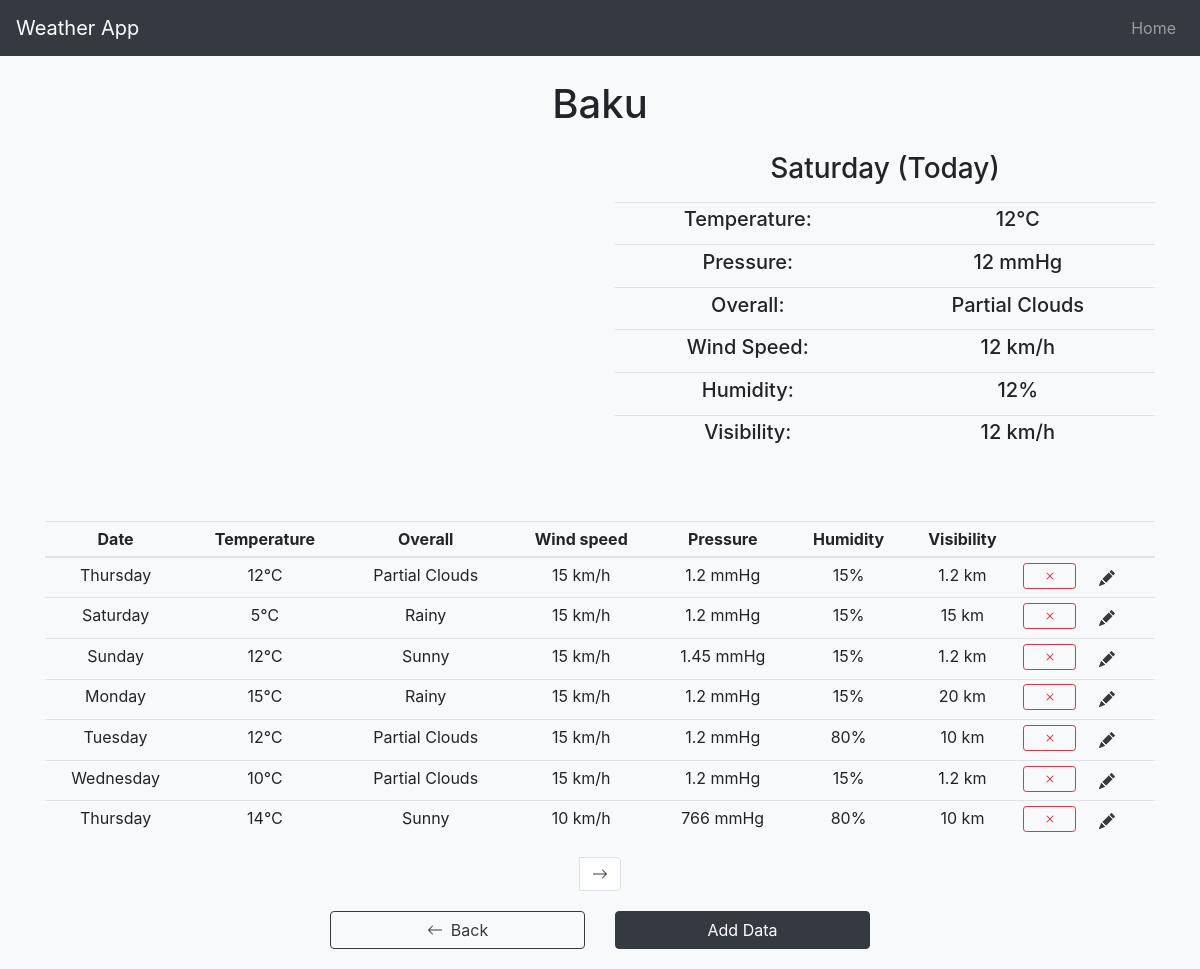
Screenshot of /detail.php?city=Baku with the database file from the repository.
### tables this page shows
CREATE TABLE `weather` (
  `weather_id` int NOT NULL,
  `temperature` int NOT NULL,
  `wind_speed` int NOT NULL,
  `pressure` float NOT NULL,
  `humidity` int NOT NULL,
  `visibility` float NOT NULL,
  `dates` date NOT NULL,
  `cityId` int NOT NULL,
  `overallId` int NOT NULL,
  `isValid` int NOT NULL DEFAULT '1'
);

CREATE TABLE `overall` (
  `overallId` int NOT NULL,
  `overall` varchar(50) NOT NULL,
  `isValid` int NOT NULL DEFAULT '1'
);

### src/dbRequests/fetchItem.php (called while the page is built, shortened)
<?php
    include_once "db.connect.php";
    $city = ucfirst($_GET['city']);
    $listQuery = "SELECT * FROM weather JOIN city USING (cityId) JOIN overall USING (overallId) WHERE city.city = :city AND weather.isValid=1 ORDER BY weather.dates";
    $listStmt = $conn->prepare($listQuery);
    $listStmt->bindParam(":city",$city,PDO::PARAM_STR);
    $listStmt->execute();
    $weatherList = array();
    foreach ($listStmt->fetchAll() as $var){
        $weather = new WeatherItem($var);
        $weatherList[$var['weather_id']] = $weather;
    }
    $today = date('Y-m-d');
    $singleWeatherQuery = "SELECT * FROM weather JOIN overall USING (overallId) JOIN city USING (cityId) WHERE weather.dates = :dates AND city.city = :city";
    $singleStmt = $conn->prepare($singleWeatherQuery);
    $singleStmt->bindParam(":dates",$today,PDO::PARAM_STR);
    $singleStmt->bindParam(":city",$city,PDO::PARAM_STR);
    $singleStmt->execute();
    $singleWeather = new WeatherItem($singleStmt->fetchAll()[0]);
    class WeatherItem{
        public function __construct($row)
        {
            $this->temperature = $row['temperature'];
            $this->wind_speed = $row['wind_speed'];
            $this->pressure = $row['pressure'];
            $this->humidity = $row['humidity'];
            $this->visibility = $row['visibility'];
            $this->date = $row['dates'];
            $this->overall = $row['overall'];
            $this->overallId = $row['overallId'];
        }
    }
?>

### src/detail.php (the view, shortened to what this page needs)
<?php
    include_once "./dbRequests/fetchItem.php";
?>
<!DOCTYPE html>
<html lang="en">
<head>
   <link rel="stylesheet" href="./assets/style.css">
</head>
<body class="bg-light">
     <?php include_once "./components/nav.php" ?>
     <main class="container">
         <h1 class="text-center my-4"><?php echo $_GET['city'] ?></h1>
         <div class="row">
             <div class="city-chart-container" id="tempChart"></div>
             <div class="col-lg-6 ">
                <h3 class="text-center mb-3"><?php echo date('l'); ?> (Today)</h3>
                <table class="table table-sm">
                    <tbody>
                        <tr>
                            <td><h5>Temperature:</h5></td>
                            <td>
                                <h5><?php echo $singleWeather->temperature ?>℃</h5>
                            </td>
                        </tr>
                        <tr>
                            <td><h5>Pressure:</h5></td>
                            <td>
                                <h5><?php echo $singleWeather->pressure ?> mmHg</h5>
                            </td>
                        </tr>
                        <tr>
                            <td><h5>Overall:</h5></td>
                            <td>
                                <h5><?php echo $singleWeather->overall ?></h5>
                            </td>
                        </tr>
                        <tr>
                            <td><h5>Wind Speed:</h5></td>
                            <td>
                                <h5><?php echo $singleWeather->wind_speed ?> km/h</h5>
                            </td>
                        </tr>
                        <tr>
                            <td><h5>Humidity:</h5></td>
                            <td>
                                <h5><?php echo $singleWeather->humidity ?>%</h5>
                            </td>
                        </tr>
                        <tr>
                            <td><h5>Visibility:</h5></td>
                            <td>
                                <h5><?php echo $singleWeather->visibility ?> km/h</h5>
                            </td>
                        </tr>
                    </tbody>
                </table>
             </div>
         </div>
         <table class="table table-sm mt-5" >
            <thead>
                <tr>
                    <th scope="col">Date</th>
                    <th scope="col">Temperature</th>
                    <th scope="col">Overall</th>
                    <th scope="col" class='hidden'>Wind speed</th>
                    <th scope="col" class='hidden'>Pressure</th>
                    <th scope="col" class='hidden'>Humidity</th>
                    <th scope="col"  class='hidden'>Visibility</th>
                    <th scope="col"></th>
                    <th scope="col"></th>
                </tr>
            </thead>
            <tbody id="weather-body">
                <?php
                    foreach($weatherList as $key => $val){
                        echo "
                            <tr class='weather-row'>
                                <td data-date='$val->date'>".date("l",strtotime($val->date))."</td>
                                <td data-temp='$val->temperature'>".$val->temperature."℃</td>
                                <td data-overall='$val->overallId'>".$val->overall."</td>
                                <td data-wind='$val->wind_speed' class='hidden'>".$val->wind_speed." km/h</td>
                                <td data-pressure='$val->pressure' class='hidden'>".$val->pressure." mmHg</td>
                                <td data-humid='$val->humidity' class='hidden'>".$val->humidity."%</td>
                                <td data-visibility='$val->visibility' class='hidden'>".$val->visibility." km</td>
                                <td>
                                    <a href='delete.php?city=".$_GET['city']."&weather_id=$key' class='list-btn btn btn-outline-danger btn-sm d-flex h-100 align-items-center justify-content-center'>
                                    </a>
                                </td>
                                <td>
                                    <button
                                        data-id='$key'
                                        data-toggle='modal' data-target='#modalForm' class='edit-btn btn btn-default d-flex h-100 align-items-center'>
                                     </button>
                                </td>
                            </tr>
                        ";
                    }
                ?>
            </tbody>
        </table>
        <nav aria-label="Page navigation example">
            <ul class="pagination justify-content-center" id="paginator">
                        <?php include "./components/icon.left.php" ?>
                <li class="page-item"  data-arrow="1" data-x="1">
                    <a class="page-link d-flex h-100 align-items-center" >
                        <?php include "./components/icon.right.php" ?>
                    </a>
                </li>
            </ul>
        </nav>
        <div class="row justify-content-center my-3">
            <div class="col-md-3 my-1">
                <a href="/index.php" class="btn btn-block btn-outline-dark d-flex justify-content-center align-items-center">
                    <?php include "./components/icon.left.php" ?>
                    <span class="ml-2">Back</span>
                </a>
            </div>
            <div class="col-md-3 my-1">
                <button id="addBtn" data-toggle="modal" data-target="#modalForm" class="btn btn-block btn-dark">Add Data</button>
            </div>
        </div>
     </main>
</body>
</html>

### src/components/nav.php (shortened to what this page needs)
<nav class="navbar navbar-expand-lg navbar-dark bg-primary">
  <a class="navbar-brand" href="/">Weather App</a>
  <div class="collapse navbar-collapse" id="navbarNavAltMarkup">
    <div class="navbar-nav ml-auto">
      <a class="nav-item nav-link" href="/">Home</a>
    </div>
  </div>
</nav>

### src/components/icon.right.php
<svg width="1em" height="1em" viewBox="0 0 16 16" class="bi bi-arrow-right" fill="currentColor" xmlns="http://www.w3.org/2000/svg">
  <path fill-rule="evenodd" d="M1 8a.5.5 0 0 1 .5-.5h11.793l-3.147-3.146a.5.5 0 0 1 .708-.708l4 4a.5.5 0 0 1 0 .708l-4 4a.5.5 0 0 1-.708-.708L13.293 8.5H1.5A.5.5 0 0 1 1 8z"/>
</svg>

### src/components/icon.left.php
<svg width="1em" height="1em" viewBox="0 0 16 16" class="bi bi-arrow-left" fill="currentColor" xmlns="http://www.w3.org/2000/svg">
  <path fill-rule="evenodd" d="M15 8a.5.5 0 0 0-.5-.5H2.707l3.147-3.146a.5.5 0 1 0-.708-.708l-4 4a.5.5 0 0 0 0 .708l4 4a.5.5 0 0 0 .708-.708L2.707 8.5H14.5A.5.5 0 0 0 15 8z"/>
</svg>

### rows the page displays
weather: temperature "12", pressure "12", overallId.overall "Partial Clouds", wind_speed "12", humidity "12", visibility "12"
weather: dates "Thursday", temperature "12", overallId.overall "Partial Clouds", wind_speed "15", pressure "1.2", humidity "15", visibility "1.2"
weather: dates "Saturday", temperature "5", overallId.overall "Rainy", wind_speed "15", pressure "1.2", humidity "15", visibility "15"
weather: dates "Sunday", temperature "12", overallId.overall "Sunny", wind_speed "15", pressure "1.45", humidity "15", visibility "1.2"
weather: dates "Monday", temperature "15", overallId.overall "Rainy", wind_speed "15", pressure "1.2", humidity "15", visibility "20"
weather: dates "Tuesday", temperature "12", overallId.overall "Partial Clouds", wind_speed "15", pressure "1.2", humidity "80", visibility "10"
weather: dates "Wednesday", temperature "10", overallId.overall "Partial Clouds", wind_speed "15", pressure "1.2", humidity "15", visibility "1.2"
weather: dates "Thursday", temperature "14", overallId.overall "Sunny", wind_speed "10", pressure "766", humidity "80", visibility "10"

### other values shown
$_GET['city'] "Baku"
